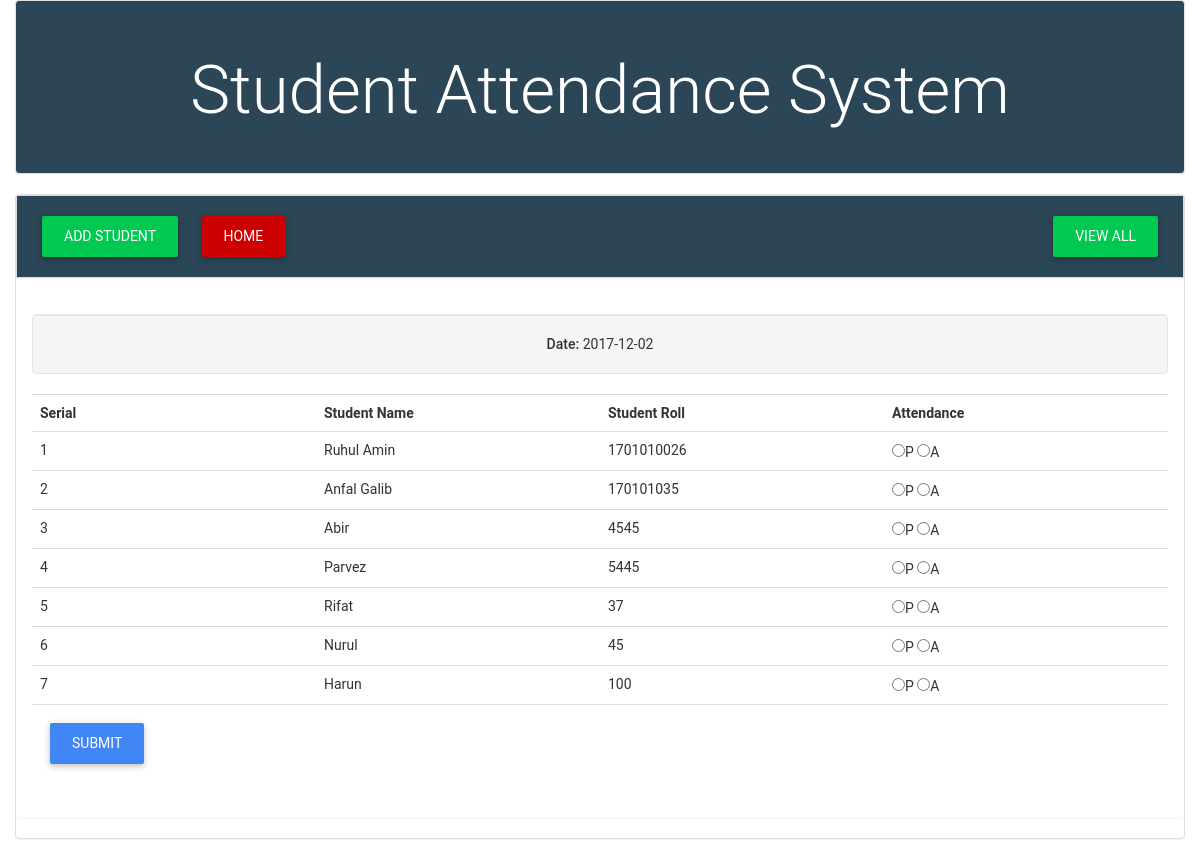
The page / on the database its author committed.
### tables this page shows
CREATE TABLE `student` (
  `id` int(11) NOT NULL,
  `name` varchar(255) NOT NULL,
  `roll` int(11) NOT NULL
);

### lib/Database.php (called while the page is built, shortened)
<?php
Class Database{
 public $host   = DB_HOST;
 public $user   = DB_USER;
 public $pass   = DB_PASS;
 public $dbname = DB_NAME;
 public $link;
private function connectDB(){
 $this->link = new mysqli($this->host, $this->user, $this->pass, $this->dbname);
 }
public function select($query){
  $result = $this->link->query($query) or die($this->link->error.__LINE__);
  if($result->num_rows > 0){
    return $result;
  } else {
    return false;
  }
 }
}

### classes/Student.php (called while the page is built, shortened)
<?php
	$filepath = realpath(dirname(__FILE__));
	include_once($filepath."/../lib/Database.php");
?>
<?php
Class Student{
	private $db;
	function __construct(){
		$this->db = new Database();
	}
	public function getStudentData(){
		$query = "SELECT * FROM student";
		$result = $this->db->select($query);
		return $result;
	}
}

### index.php (the view, shortened to what this page needs)
<?php include_once "inc/header.php"; ?>
<?php include_once "lib/Database.php"; ?>
<?php include_once "classes/Student.php"; ?>
<?php
    $stn = new Student();
    $current_date = date('Y-m-d');
?>
<section class="main_area">
    <div class="container">
        <div class="row">
            <div class="panel panel-default">
                <div class="panel panel-heading" id="phead">
                    <a href="add_student.php" class="btn btn-success">Add Student</a>
                    <a href="date_view.php" class="btn btn-success pull-right">View All</a>
                    <a href="index.php" class="btn btn-danger">Home</a>
                </div>
            <div class="panel panel-body">
                <div class="well text-center">
                    <strong>Date: </strong><?php echo $current_date;?>
                </div>
                <form id="studentAtnForm" action="" method="post">
                    <table class="table table-inverse">
                        <tr>
                            <th width="25%">Serial</th>
                            <th width="25%">Student Name</th>
                            <th width="25%">Student Roll</th>
                            <th width="25%">Attendance</th>
                        </tr>
                        <?php
                            $stnData = $stn->getStudentData();
                            if($stnData){
                                $i=0;
                                while($result = $stnData->fetch_assoc()){
                                $i++; ?>
                            <tr>
                                <td><?php echo $i;?></td>
                                <td><?php echo $result['name'];?></td>
                                <td><?php echo $result['roll'];?></td>
                                <td>
                                    <input type="radio" name="attend[<?php echo $result['roll'];?>]" value="present">P
                                    <input type="radio" name="attend[<?php echo $result['roll'];?>]" value="absent">A
                                </td>
                            </tr>
                        <?php } } ?>
                        <tr>
                            <td colspan="4">
                                <input type="submit" name="submit" class="btn btn-primary" value="Submit">
                            </td>
                        </tr>
                    </table>
                </form>
            </div>
            </div>
        </div>
    </div>
</section>
<?php include_once "inc/footer.php"; ?>

### inc/header.php (shortened to what this page needs)
<!DOCTYPE html>
 <html class="no-js">
    <head>
		<link rel="stylesheet" href="css/font-awesome.min.css">
		<link rel="stylesheet" href="css/slicknav.css">
        <link rel="stylesheet" href="css/normalize.css">
        <link rel="stylesheet" href="css/bootstrap.css">
		<link rel="stylesheet" href="css/mdb.css">
        <link rel="stylesheet" href="css/style.css">
		<link rel="stylesheet" href="css/responsive.css">
    </head>
    <body>
        <header class="header_area">
            <div class="container">
                <div class="row">
                    <div class="well text-center head">
                        <h1>Student Attendance System</h1>
                    </div>
                </div>
            </div>
        </header>

### inc/footer.php (shortened to what this page needs)
    </body>
</html>

### css/style.css (style rules this page uses)
html, button, input, select, textarea { color: #222; }
html { font-size: 1em; line-height: 1.4; }
.head { background: #2b4656; }
.head h1 { color:#fff;; }
#phead { background-color: #2b4656 !important; }

### rows shown on the page
student: name "Ruhul Amin", roll "1701010026"
student: name "Anfal Galib", roll "170101035"
student: name "Abir", roll "4545"
student: name "Parvez", roll "5445"
student: name "Rifat", roll "37"
student: name "Nurul", roll "45"
student: name "Harun", roll "100"
